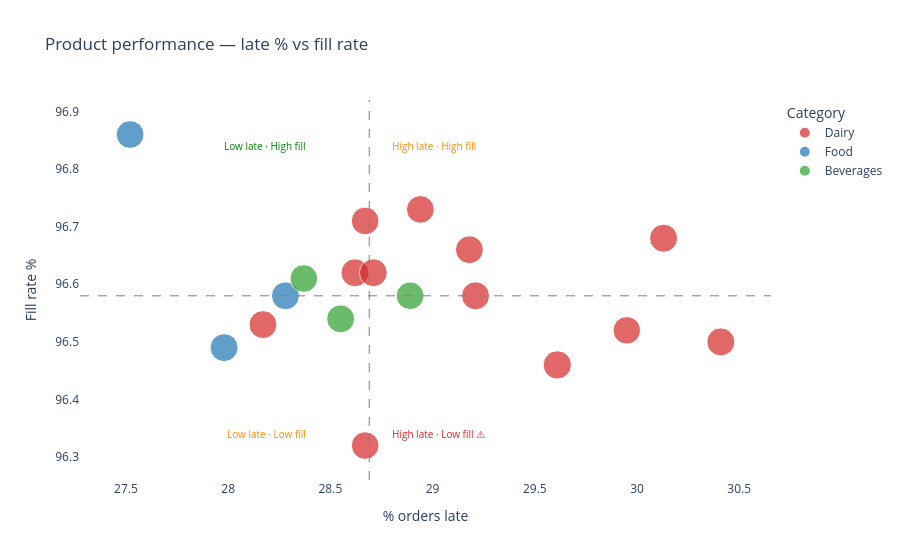

Write notebook code for a chart like this one.
### Code cell
prod['label'] = prod['product_name'] + ' (' + prod['category'] + ')'

fig = px.scatter(
    prod,
    x='late_pct',
    y='fill_rate',
    color='category',
    size='total_orders',
    hover_name='label',
    hover_data={
        'late_pct': ':.2f',
        'fill_rate': ':.2f',
        'total_orders': True,
        'category': False,
        'label': False
    },
    color_discrete_map={
        'Dairy':     '#d62728',
        'Food':      '#1f77b4',
        'Beverages': '#2ca02c'
    },
    title='Product performance — late % vs fill rate'
)

# Quadrant lines
fig.add_hline(y=med_fill, line_dash='dash', line_color='gray', line_width=1)
fig.add_vline(x=med_late, line_dash='dash', line_color='gray', line_width=1)

# Quadrant annotations
fig.add_annotation(x=med_late - 0.3, y=prod['fill_rate'].max() - 0.02,
                   text='Low late · High fill', showarrow=False,
                   font=dict(size=10, color='green'), xanchor='right')
fig.add_annotation(x=med_late + 0.1, y=prod['fill_rate'].max() - 0.02,
                   text='High late · High fill', showarrow=False,
                   font=dict(size=10, color='darkorange'), xanchor='left')
fig.add_annotation(x=med_late - 0.3, y=prod['fill_rate'].min() + 0.02,
                   text='Low late · Low fill', showarrow=False,
                   font=dict(size=10, color='darkorange'), xanchor='right')
fig.add_annotation(x=med_late + 0.1, y=prod['fill_rate'].min() + 0.02,
                   text='High late · Low fill ⚠', showarrow=False,
                   font=dict(size=10, color='#d62728'), xanchor='left')

fig.update_layout(
    xaxis_title='% orders late',
    yaxis_title='Fill rate %',
    legend_title='Category',
    plot_bgcolor='white',
    paper_bgcolor='white',
    hovermode='closest'
)

fig.update_xaxes(showgrid=False)
fig.update_yaxes(showgrid=False)

fig.show()

### Figure 1 — Plotly figure (JSON) as saved in the notebook; plotly's stock layout.template omitted (floating-point values rounded to 4 significant figures)
{"data": [{"customdata": [[3125, "Dairy", "AM Butter 250 (Dairy)"], [3272, "Dairy", "AM Butter 500 (Dairy)"], [3200, "Dairy", "AM Ghee 250 (Dairy)"], [3098, "Dairy", "AM Ghee 100 (Dairy)"], [3184, "Dairy", "AM Milk 100 (Dairy)"], [3197, "Dairy", "AM Milk 250 (Dairy)"], [3187, "Dairy", "AM Curd 50 (Dairy)"], [3177, "Dairy", "AM Curd 100 (Dairy)"], [3170, "Dairy", "AM Butter 100 (Dairy)"], [3209, "Dairy", "AM Ghee 150 (Dairy)"], [3139, "Dairy", "AM Milk 500 (Dairy)"], [3138, "Dairy", "AM Curd 250 (Dairy)"]], "hovertemplate": "<b>%{hovertext}</b><br><br>late_pct=%{x:.2f}<br>fill_rate=%{y:.2f}<br>total_orders=%{customdata[0]}<extra></extra>", "hovertext": ["AM Butter 250 (Dairy)", "AM Butter 500 (Dairy)", "AM Ghee 250 (Dairy)", "AM Ghee 100 (Dairy)", "AM Milk 100 (Dairy)", "AM Milk 250 (Dairy)", "AM Curd 50 (Dairy)", "AM Curd 100 (Dairy)", "AM Butter 100 (Dairy)", "AM Ghee 150 (Dairy)", "AM Milk 500 (Dairy)", "AM Curd 250 (Dairy)"], "legendgroup": "Dairy", "marker": {"color": "#d62728", "size": [3125, 3272, 3200, 3098, 3184, 3197, 3187, 3177, 3170, 3209, 3139, 3138], "sizemode": "area", "sizeref": 8.18, "symbol": "circle"}, "mode": "markers", "name": "Dairy", "orientation": "v", "showlegend": true, "type": "scatter", "x": [28.67, 29.61, 30.41, 29.95, 28.17, 29.21, 28.62, 28.71, 29.18, 30.13, 28.67, 28.94], "xaxis": "x", "y": [96.32, 96.46, 96.5, 96.52, 96.53, 96.58, 96.62, 96.62, 96.66, 96.68, 96.71, 96.73], "yaxis": "y"}, {"customdata": [[3195, "Food", "AM Biscuits 500 (Food)"], [3186, "Food", "AM Biscuits 250 (Food)"], [3158, "Food", "AM Biscuits 750 (Food)"]], "hovertemplate": "<b>%{hovertext}</b><br><br>late_pct=%{x:.2f}<br>fill_rate=%{y:.2f}<br>total_orders=%{customdata[0]}<extra></extra>", "hovertext": ["AM Biscuits 500 (Food)", "AM Biscuits 250 (Food)", "AM Biscuits 750 (Food)"], "legendgroup": "Food", "marker": {"color": "#1f77b4", "size": [3195, 3186, 3158], "sizemode": "area", "sizeref": 8.18, "symbol": "circle"}, "mode": "markers", "name": "Food", "orientation": "v", "showlegend": true, "type": "scatter", "x": [27.98, 28.28, 27.52], "xaxis": "x", "y": [96.49, 96.58, 96.86], "yaxis": "y"}, {"customdata": [[3184, "Beverages", "AM Tea 500 (Beverages)"], [3143, "Beverages", "AM Tea 250 (Beverages)"], [3134, "Beverages", "AM Tea 100 (Beverages)"]], "hovertemplate": "<b>%{hovertext}</b><br><br>late_pct=%{x:.2f}<br>fill_rate=%{y:.2f}<br>total_orders=%{customdata[0]}<extra></extra>", "hovertext": ["AM Tea 500 (Beverages)", "AM Tea 250 (Beverages)", "AM Tea 100 (Beverages)"], "legendgroup": "Beverages", "marker": {"color": "#2ca02c", "size": [3184, 3143, 3134], "sizemode": "area", "sizeref": 8.18, "symbol": "circle"}, "mode": "markers", "name": "Beverages", "orientation": "v", "showlegend": true, "type": "scatter", "x": [28.55, 28.89, 28.37], "xaxis": "x", "y": [96.54, 96.58, 96.61], "yaxis": "y"}], "layout": {"annotations": [{"font": {"color": "green", "size": 10}, "showarrow": false, "text": "Low late · High fill", "x": 28.39, "xanchor": "right", "y": 96.84}, {"font": {"color": "darkorange", "size": 10}, "showarrow": false, "text": "High late · High fill", "x": 28.79, "xanchor": "left", "y": 96.84}, {"font": {"color": "darkorange", "size": 10}, "showarrow": false, "text": "Low late · Low fill", "x": 28.39, "xanchor": "right", "y": 96.34}, {"font": {"color": "#d62728", "size": 10}, "showarrow": false, "text": "High late · Low fill ⚠", "x": 28.79, "xanchor": "left", "y": 96.34}], "hovermode": "closest", "legend": {"itemsizing": "constant", "title": {"text": "Category"}, "tracegroupgap": 0}, "paper_bgcolor": "white", "plot_bgcolor": "white", "shapes": [{"line": {"color": "gray", "dash": "dash", "width": 1}, "type": "line", "x0": 0, "x1": 1, "xref": "x domain", "y0": 96.58, "y1": 96.58, "yref": "y"}, {"line": {"color": "gray", "dash": "dash", "width": 1}, "type": "line", "x0": 28.69, "x1": 28.69, "xref": "x", "y0": 0, "y1": 1, "yref": "y domain"}], "title": {"text": "Product performance — late % vs fill rate"}, "xaxis": {"anchor": "y", "domain": [0, 1], "showgrid": false, "title": {"text": "% orders late"}}, "yaxis": {"anchor": "x", "domain": [0, 1], "showgrid": false, "title": {"text": "Fill rate %"}}}}
